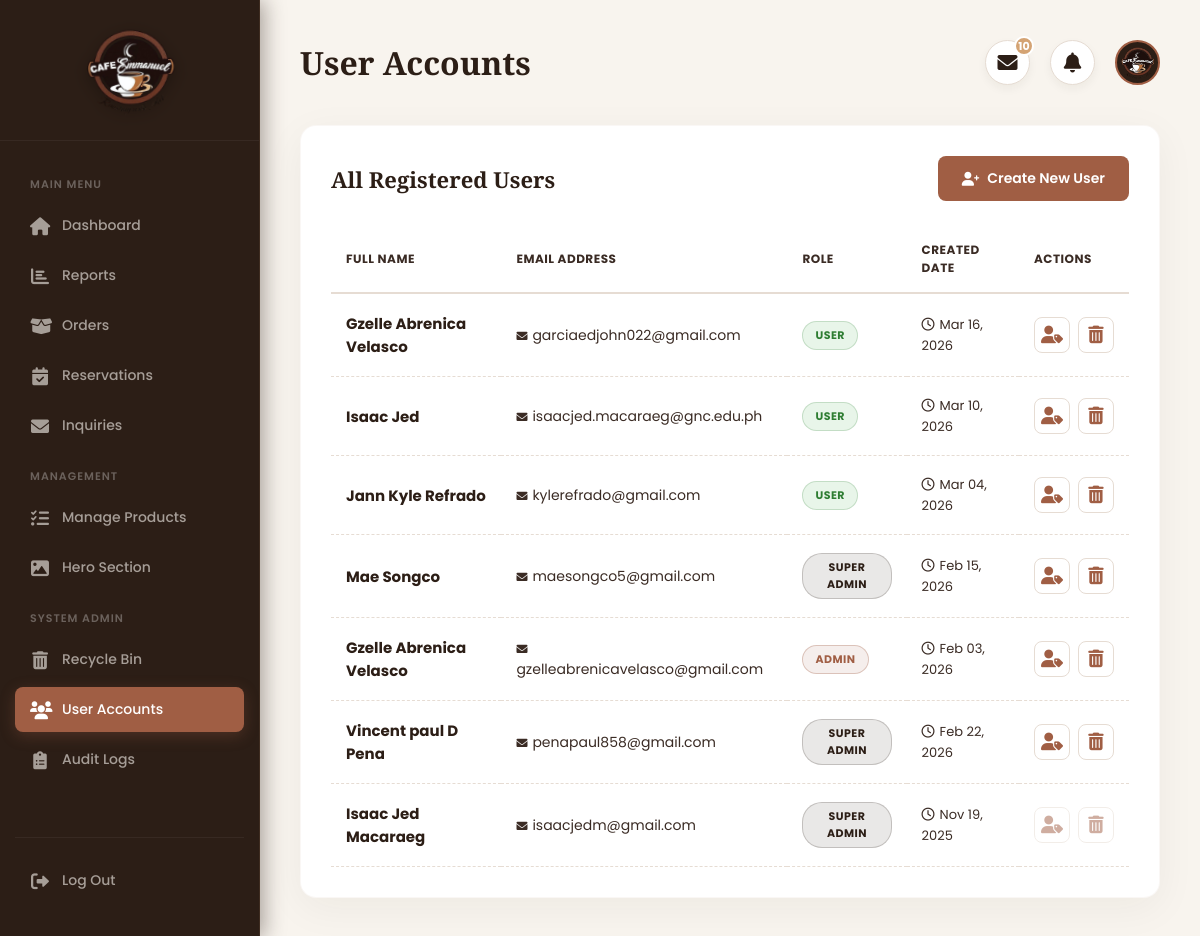
Page /user_accounts.php (signed in) on the committed database.
### tables this page shows
CREATE TABLE `users` (
  `id` int(10) UNSIGNED NOT NULL,
  `username` varchar(50) NOT NULL,
  `password` varchar(255) NOT NULL,
  `fullname` varchar(100) DEFAULT NULL,
  `email` varchar(100) NOT NULL,
  `contact` varchar(20) DEFAULT NULL,
  `gender` varchar(20) DEFAULT NULL,
  `is_verified` tinyint(1) DEFAULT 0,
  `role` enum('user','admin','super_admin') NOT NULL DEFAULT 'user',
  `profile_picture` varchar(255) DEFAULT NULL,
  `created_at` timestamp NOT NULL DEFAULT current_timestamp()
);

### user_accounts.php (the view, shortened to what this page needs)
<?php
include 'db_connect.php';
$inquiry_count_result = $conn->query("SELECT COUNT(*) as count FROM inquiries WHERE status = 'new'");
$unread_inquiries = $inquiry_count_result ? $inquiry_count_result->fetch_assoc()['count'] : 0;
$sql = "SELECT id, fullname, email, role, created_at FROM users ORDER BY id DESC";
$result = $conn->query($sql);
?>
<!DOCTYPE html>
<html lang="en">
<head>
    <link rel="stylesheet" href="https://cdnjs.cloudflare.com/ajax/libs/font-awesome/6.4.0/css/all.min.css" />
</head>
<body>
    <?php include 'admin_sidebar.php'; ?>
    <main class="main-content">
        <header class="main-header">
            <h1>User Accounts</h1>
            <div class="header-icons">
                <div class="icon-container" id="messageIcon">
                    <i class="fas fa-envelope"></i>
                    <?php if($unread_inquiries > 0): ?>
                        <span class="header-badge"><?php echo $unread_inquiries; ?></span>
                    <?php endif; ?>
                </div>
                <div class="icon-container" id="notificationBell">
                    <i class="fas fa-bell"></i>
                </div>
                <div class="icon-container" id="profileIcon" style="border:none; box-shadow:none; background:transparent;">
                    <img src="Logo_Brand.png" alt="Admin" style="background:var(--secondary);">
                </div>
            </div>
        </header>
        <div class="card">
            <div class="card-header">
                <h2>All Registered Users</h2>
                <a href="create_admin_account.php" class="btn-add"><i class="fas fa-user-plus"></i> Create New User</a>
            </div>
            <div style="overflow-x: auto;">
                <table class="user-table">
                    <thead>
                        <tr>
                            <th>Full Name</th>
                            <th>Email Address</th>
                            <th>Role</th>
                            <th>Created Date</th>
                            <th>Actions</th>
                        </tr>
                    </thead>
                    <tbody>
                        <?php if ($result && $result->num_rows > 0): ?>
                            <?php while ($row = $result->fetch_assoc()): ?>
                                <tr>
                                    <td><strong style="color: var(--secondary); font-size:15px;"><?php echo htmlspecialchars($row['fullname']); ?></strong></td>
                                    <td><span style="color: #3a2b24;"><i class="fas fa-envelope" style="font-size:11px; margin-right:5px;"></i><?php echo htmlspecialchars($row['email']); ?></span></td>
                                    <td>
                                        <span class="role-badge role-<?php echo strtolower($row['role']); ?>">
                                            <?php echo str_replace('_', ' ', $row['role']); ?>
                                        </span>
                                    </td>
                                    <td><span style="font-size: 13px; color: #3a2b24;"><i class="far fa-clock" style="margin-right:5px;"></i><?php echo date("M d, Y", strtotime($row['created_at'])); ?></span></td>
                                    <td>
                                        <div class="action-icons">
                                            <button type="button" class="btn-icon" title="Edit Role" onclick="openEditModal('<?php echo $row['id']; ?>', '<?php echo $row['role']; ?>', '<?php echo htmlspecialchars($row['fullname'], ENT_QUOTES); ?>')" <?php if($row['id'] == $_SESSION['user_id']) echo 'disabled style="opacity:0.5; cursor:not-allowed;"'; ?>>
                                                <i class="fas fa-user-tag"></i>
                                            </button>
                                            <form id="deleteForm_<?php echo $row['id']; ?>" action="user_actions.php?action=delete&id=<?php echo $row['id']; ?>" method="POST" style="display:inline;">
                                                <button type="button" class="btn-icon" title="Move to Recycle Bin" onclick="openDeleteModal('<?php echo $row['id']; ?>', '<?php echo htmlspecialchars($row['fullname'], ENT_QUOTES); ?>')" <?php if($row['id'] == $_SESSION['user_id']) echo 'disabled style="opacity:0.5; cursor:not-allowed;"'; ?>>
                                                    <i class="fas fa-trash-alt"></i>
                                                </button>
                                            </form>
                                        </div>
                                    </td>
                                </tr>
                            <?php endwhile; ?>
                        <?php else: ?>
                            <tr><td colspan="5" style="text-align:center; padding: 40px; color: #3a2b24;">No user accounts found.</td></tr>
                        <?php endif; ?>
                    </tbody>
                </table>
            </div>
        </div>
    </main>
</body>
</html>

### user_accounts.php (style rules this page uses)
:root { --primary: #A05E44; --primary-hover: #804832; --secondary: #2C1E16; --accent: #D4A373; --bg-main: #F8F4EE; --bg-card: #FFFFFF; --text-dark: #3A2B24; --text-muted: #756358; --border-color: #E6DCD3; --font-heading: 'Playfair Display', serif; --font-body: 'Poppins', sans-serif; --shadow-soft: 0 10px 40px rgba(44, 30, 22, 0.05); --shadow-hover: 0 15px 35px rgba(160, 94, 68, 0.1); }
* { box-sizing: border-box; margin: 0; padding: 0; }
body { font-family: var(--font-body); background-color: var(--bg-main); color: var(--text-dark); display: flex; height: 100vh; overflow: hidden; }
.main-content { flex-grow: 1; margin-left: 260px; width: calc(100% - 260px); height: 100vh; overflow-y: auto; padding: 40px; }
.main-header { display: flex; justify-content: space-between; align-items: center; margin-bottom: 40px; position: relative; z-index: 1000; }
.main-header h1 { font-family: var(--font-heading); font-size: 32px; font-weight: 700; color: var(--secondary); }
.header-icons { display: flex; align-items: center; gap: 20px; }
.icon-container { position: relative; cursor: pointer; color: #3a2b24; width: 45px; height: 45px; background: var(--bg-card); border-radius: 50%; display: flex; align-items: center; justify-content: center; border: 1px solid var(--border-color); transition: all 0.3s cubic-bezier(0.4, 0, 0.2, 1); box-shadow: 0 4px 10px rgba(44, 30, 22, 0.05); }
.icon-container i { font-size: 1.25rem; color: var(--secondary); transition: all 0.3s ease; }
.header-badge { position: absolute; top: -5px; right: -5px; background-color: var(--accent); color: white; border-radius: 50%; width: 20px; height: 20px; font-size: 11px; display: flex; align-items: center; justify-content: center; font-weight: bold; border: 2px solid var(--bg-card); }
.header-icons img { width: 45px; height: 45px; border-radius: 50%; object-fit: cover; border: 2px solid var(--primary); padding: 2px; background: #fff; }
.card { background: var(--bg-card); padding: 30px; border-radius: 16px; box-shadow: var(--shadow-soft); border: 1px solid rgba(160, 94, 68, 0.05); position: relative; z-index: 1; }
.card-header { display: flex; justify-content: space-between; align-items: center; margin-bottom: 25px; }
.card-header h2 { font-family: var(--font-heading); font-size: 22px; font-weight: 700; color: var(--secondary); }
.btn-add { background: var(--primary); color: white; padding: 12px 24px; border-radius: 8px; text-decoration: none; font-size: 14px; font-weight: 600; transition: all 0.3s; display: inline-flex; align-items: center; gap: 8px; }
.user-table { width: 100%; border-collapse: collapse; }
.user-table th { text-align: left; padding: 15px; font-size: 12px; text-transform: uppercase; color: #3a2b24; border-bottom: 2px solid var(--border-color); letter-spacing: 0.5px; }
.user-table td { padding: 18px 15px; border-bottom: 1px dashed var(--border-color); font-size: 14px; vertical-align: middle; color: var(--text-dark); }
.role-badge { padding: 5px 12px; border-radius: 20px; font-size: 11px; font-weight: 700; text-transform: uppercase; letter-spacing: 0.5px; display: inline-block; text-align: center; }
.role-super_admin { background: rgba(44, 30, 22, 0.1); color: var(--secondary); border: 1px solid rgba(44, 30, 22, 0.2); }
.role-admin { background: rgba(160, 94, 68, 0.1); color: var(--primary); border: 1px solid rgba(160, 94, 68, 0.3); }
.role-user { background: #e8f5e9; color: #2e7d32; border: 1px solid rgba(46,125,50,0.2); }
.action-icons { display: flex; gap: 8px; }
.btn-icon { width: 36px; height: 36px; border-radius: 8px; display: inline-flex; align-items: center; justify-content: center; border: 1px solid var(--border-color); background: var(--bg-card); cursor: pointer; transition: all 0.3s; text-decoration: none; outline: none; padding: 0; }
.btn-icon i { color: var(--primary); font-size: 1.1rem; transition: all 0.3s ease; }

### admin_sidebar.php (style rules this page uses)
:root { --primary: #A05E44; --secondary: #2C1E16; --accent: #D4A373; --sidebar-bg: #2C1E16; --text-light: #F8F4EE; --text-muted: rgba(248, 244, 238, 0.6); --nav-hover-bg: rgba(160, 94, 68, 0.15); --transition: all 0.3s ease; }

### rows in the picture
users: fullname "Gzelle Abrenica Velasco", email "garciaedjohn022@gmail.com", role "USER", created_at "Mar 16, 2026"
users: fullname "Isaac Jed", email "isaacjed.macaraeg@gnc.edu.ph", role "USER", created_at "Mar 10, 2026"
users: fullname "Jann Kyle Refrado", email "kylerefrado@gmail.com", role "USER", created_at "Mar 04, 2026"
users: fullname "Mae Songco", email "maesongco5@gmail.com", role "SUPER ADMIN", created_at "Feb 15, 2026"
users: fullname "Gzelle Abrenica Velasco", email "gzelleabrenicavelasco@gmail.com", role "ADMIN", created_at "Feb 03, 2026"
users: fullname "Vincent paul D Pena", email "penapaul858@gmail.com", role "SUPER ADMIN", created_at "Feb 22, 2026"
users: fullname "Isaac Jed Macaraeg", email "isaacjedm@gmail.com", role "SUPER ADMIN", created_at "Nov 19, 2025"

### other values in the picture
$unread_inquiries "10"
